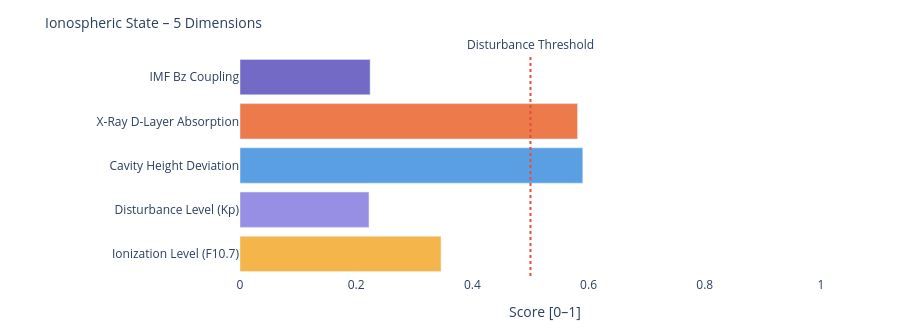

Notebook source saved alongside this figure:
### Markdown cell above
---
### 📐 Systemic Insight: Geometric Cavity vs. Real Schumann Resonance

**Relevant for:** Layer 6 = delta analysis &nbsp;|&nbsp; Layer 7 = feature vector / system interpretation

A cavity height change from 80 km to 70 km shifts the **idealized geometric frequencies** only minimally:

| Modus | Aktuell | Referenz | Δ |
|-------|---------|----------|---|
| SR-1 | 10.4762 Hz | 10.4599 Hz | +16 mHz |
| SR-2 | 18.1452 Hz | 18.1171 Hz | +28 mHz |
| SR-3 | 25.6612 Hz | 25.6215 Hz | +40 mHz |
| SR-4 | 33.1285 Hz | 33.0772 Hz | +51 mHz |

The geometric effect is limited because 10 km is very small compared to Earth's radius (~6371 km).

**Consequence:** Real Schumann deviations are likely driven more strongly by **conductivity, damping, day/night structure, lightning distribution and source geometry** than by pure cavity height.

---

**Layer 6 compares:**
```
geometric Δ from Layer 4  vs.  observed Δ from real Schumann measurement data
```

**Layer 7 Feature:**
```
If real Δ >> geometric Δ  →  non-geometric factors dominant
```

### Code cell
# ============================================================
# IONOSPHERIC STATE – Summary gauge
# Five dimensions: ionization, disturbance, cavity height, X-Ray, Bz coupling
# ============================================================

def norm(v, lo, hi):
    if v is None: return None
    return round(max(0.0, min(1.0, (v - lo) / (hi - lo))), 3)

# Ionization level (F10.7 → F2-Layer)
ioniz = norm(f107_val, 60, 250)

# Disturbance level (Kp → E/F-Layer irregularities)
disturb = norm(kp_val, 0, 9)

# Cavity height deviation from reference (80 km)
h_dev = norm(abs(h_eff - 80), 0, 20)

# X-Ray ionization (D-Layer absorption)
xray_ioniz = None
if xray_now is not None:
    xray_ioniz = norm(math.log10(max(xray_now, 1e-9)) + 9, 0, 5)

# Bz coupling (southward Bz → stronger magnetosphere-ionosphere coupling)
bz_coupling = norm(-(bz_now or 0), -5, 30) if bz_now is not None else None

dims = [
    ('Ionization Level (F10.7)',    ioniz,      '#F2A623'),
    ('Disturbance Level (Kp)',      disturb,    '#7F77DD'),
    ('Cavity Height Deviation',     h_dev,      '#378ADD'),
    ('X-Ray D-Layer Absorption',    xray_ioniz, '#E85D24'),
    ('IMF Bz Coupling',             bz_coupling,'#534AB7'),
]

fig = go.Figure()
for name, val, col in dims:
    if val is not None:
        h = int(val * 20)
        bar = '█' * h + '░' * (20 - h)
        label = f'{name}:  {bar}  {val:.3f}'
    else:
        label = f'{name}:  {"─" * 20}  n/a'
    fig.add_trace(go.Bar(
        x=[val if val is not None else 0],
        y=[name],
        orientation='h',
        marker_color=col, opacity=0.82,
        showlegend=False
    ))

fig.add_vline(x=0.5, line_dash='dot', line_color='#e74c3c',
              annotation_text='Disturbance Threshold', annotation_position='top')
fig.update_layout(
    title=dict(text='Ionospheric State – 5 Dimensions', font=dict(size=14)),
    xaxis=dict(title='Score [0–1]', range=[0, 1.05]),
    height=330, plot_bgcolor='rgba(0,0,0,0)', paper_bgcolor='rgba(0,0,0,0)',
    margin=dict(l=240, r=50, t=55, b=40)
)
fig.show()

print(f'\nIonospheric state:')
for name, val, _ in dims:
    print(f'  {name:<35} {val:.3f}' if val is not None else f'  {name:<35} n/a')

### Figure 1 — Plotly figure (JSON) as saved in the notebook; plotly's stock layout.template omitted (floating-point values rounded to 4 significant figures)
{"data": [{"marker": {"color": "#F2A623"}, "opacity": 0.82, "orientation": "h", "showlegend": false, "type": "bar", "x": [0.346], "y": ["Ionization Level (F10.7)"]}, {"marker": {"color": "#7F77DD"}, "opacity": 0.82, "orientation": "h", "showlegend": false, "type": "bar", "x": [0.222], "y": ["Disturbance Level (Kp)"]}, {"marker": {"color": "#378ADD"}, "opacity": 0.82, "orientation": "h", "showlegend": false, "type": "bar", "x": [0.59], "y": ["Cavity Height Deviation"]}, {"marker": {"color": "#E85D24"}, "opacity": 0.82, "orientation": "h", "showlegend": false, "type": "bar", "x": [0.581], "y": ["X-Ray D-Layer Absorption"]}, {"marker": {"color": "#534AB7"}, "opacity": 0.82, "orientation": "h", "showlegend": false, "type": "bar", "x": [0.224], "y": ["IMF Bz Coupling"]}], "layout": {"annotations": [{"showarrow": false, "text": "Disturbance Threshold", "x": 0.5, "xanchor": "center", "xref": "x", "y": 1, "yanchor": "bottom", "yref": "y domain"}], "height": 330, "margin": {"b": 40, "l": 240, "r": 50, "t": 55}, "paper_bgcolor": "rgba(0,0,0,0)", "plot_bgcolor": "rgba(0,0,0,0)", "shapes": [{"line": {"color": "#e74c3c", "dash": "dot"}, "type": "line", "x0": 0.5, "x1": 0.5, "xref": "x", "y0": 0, "y1": 1, "yref": "y domain"}], "title": {"font": {"size": 14}, "text": "Ionospheric State – 5 Dimensions"}, "xaxis": {"range": [0, 1.05], "title": {"text": "Score [0–1]"}}}}
